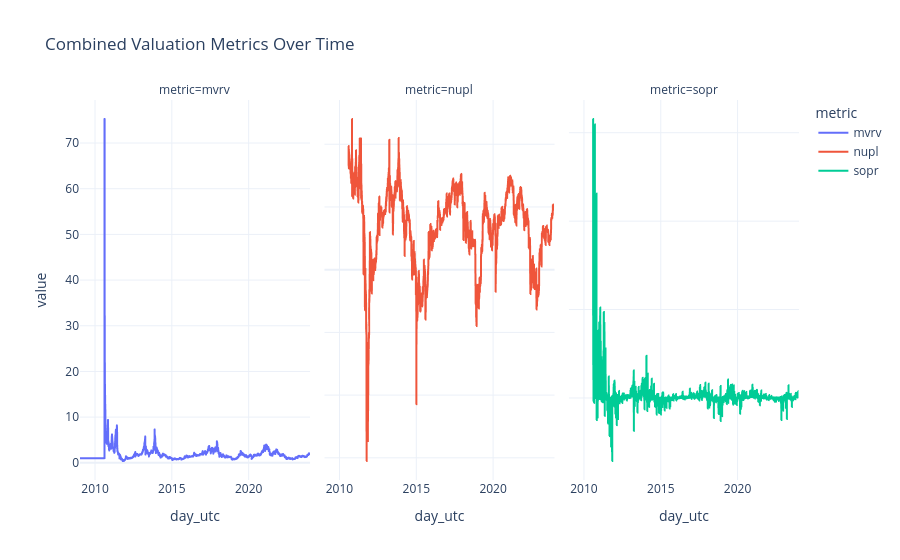

The notebook cell this image was saved under:
### Code cell
fig_combined = px.line(combined_valuations_df, x="day_utc", y="value", color="metric", title="Combined Valuation Metrics Over Time", facet_col="metric", facet_col_wrap=3)
fig_combined.update_yaxes(matches=None)
fig_combined.update_layout(
    template="plotly_white",
    hovermode="x unified"
)
fig_combined.show()

### Figure 1 — Plotly figure (JSON) as saved in the notebook; plotly's stock layout.template omitted (floating-point values rounded to 4 significant figures; data arrays with more than 128 entries replaced by an {"elided": "..."} marker saying what was removed)
{"data": [{"hovertemplate": "metric=mvrv<br>day_utc=%{x}<br>value=%{y}<extra></extra>", "legendgroup": "mvrv", "line": {"color": "#636efa", "dash": "solid"}, "marker": {"symbol": "circle"}, "mode": "lines", "name": "mvrv", "showlegend": true, "type": "scattergl", "x": {"elided": "5470 str values"}, "xaxis": "x", "y": {"elided": "5470 float values"}, "yaxis": "y"}, {"hovertemplate": "metric=nupl<br>day_utc=%{x}<br>value=%{y}<extra></extra>", "legendgroup": "nupl", "line": {"color": "#EF553B", "dash": "solid"}, "marker": {"symbol": "circle"}, "mode": "lines", "name": "nupl", "showlegend": true, "type": "scattergl", "x": {"elided": "4886 str values"}, "xaxis": "x2", "y": {"elided": "4886 float values"}, "yaxis": "y2"}, {"hovertemplate": "metric=sopr<br>day_utc=%{x}<br>value=%{y}<extra></extra>", "legendgroup": "sopr", "line": {"color": "#00cc96", "dash": "solid"}, "marker": {"symbol": "circle"}, "mode": "lines", "name": "sopr", "showlegend": true, "type": "scattergl", "x": {"elided": "4886 str values"}, "xaxis": "x3", "y": {"elided": "4886 float values"}, "yaxis": "y3"}], "layout": {"annotations": [{"font": {}, "showarrow": false, "text": "metric=mvrv", "x": 0.16, "xanchor": "center", "xref": "paper", "y": 1, "yanchor": "bottom", "yref": "paper"}, {"font": {}, "showarrow": false, "text": "metric=nupl", "x": 0.5, "xanchor": "center", "xref": "paper", "y": 1, "yanchor": "bottom", "yref": "paper"}, {"font": {}, "showarrow": false, "text": "metric=sopr", "x": 0.84, "xanchor": "center", "xref": "paper", "y": 1, "yanchor": "bottom", "yref": "paper"}], "hovermode": "x unified", "legend": {"title": {"text": "metric"}, "tracegroupgap": 0}, "title": {"text": "Combined Valuation Metrics Over Time"}, "xaxis": {"anchor": "y", "domain": [0, 0.32], "title": {"text": "day_utc"}}, "xaxis2": {"anchor": "y2", "domain": [0.34, 0.66], "matches": "x", "title": {"text": "day_utc"}}, "xaxis3": {"anchor": "y3", "domain": [0.68, 1.0], "matches": "x", "title": {"text": "day_utc"}}, "yaxis": {"anchor": "x", "domain": [0, 1], "title": {"text": "value"}}, "yaxis2": {"anchor": "x2", "domain": [0, 1], "showticklabels": false}, "yaxis3": {"anchor": "x3", "domain": [0, 1], "showticklabels": false}}}
